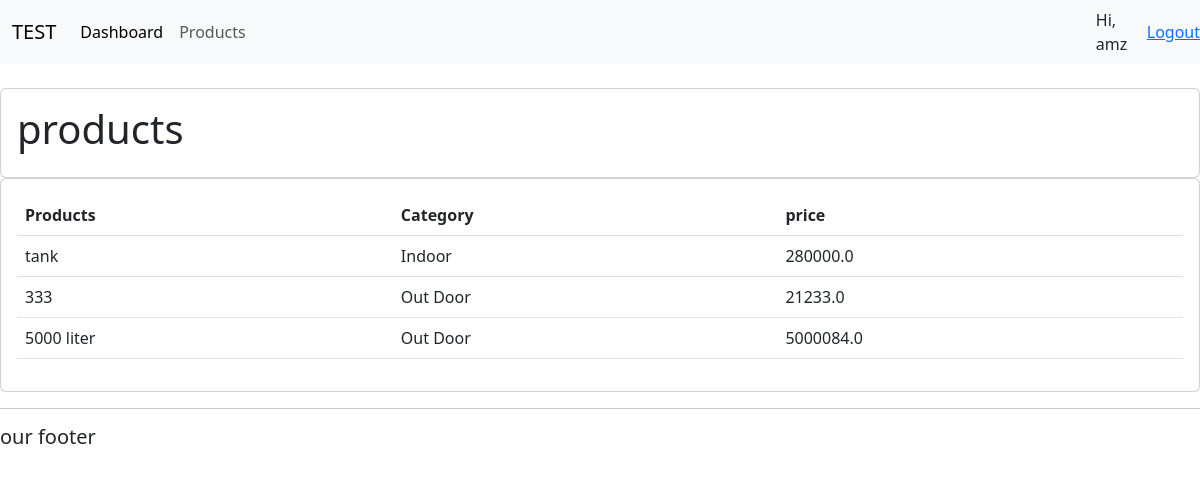
Screenshot of /products/ (signed in) with the database file from the repository.
### accounts/models.py (models this page shows, shortened)
class Product(models.Model):
    CATEGORY = (
        ('Indoor', ' Indoor'),
        ('Out Door', 'Out Door'),
    )
    name = models.CharField(max_length=200 , null= True)
    price = models.FloatField(null= True)
    category = models.CharField(max_length=200 , null= True , choices= CATEGORY)
    discription = models.CharField(max_length=200 , null= True , blank= True)
    date_created = models.DateTimeField(auto_now_add= True , null= True)
    tags = models.ManyToManyField(Tag)

### accounts/decorators.py (the view)
        def wrapper_func(request, *args, **kwargs):
            group = None
            if request.user.groups.exists():
                group = request.user.groups.all()[0].name
            if group in allowed_roles:
                return view_func(request , *args, **kwargs)
            else:
                return HttpResponse('you are not authorized')

### accounts/views.py (called while the page is built)
@login_required(login_url= 'login')
@allowed_users(allowed_roles=['admin'])
def products(request):
    products = Product.objects.all()
    return render(request, 'accounts/products.html', {'products': products})

### accounts/templates/accounts/products.html
{% extends 'accounts/main.html' %}
{% block content %}
<br>
<div class="row">
<div class="col-md">
    <div class="card card-body">
       <h1>products</h1>
    </div>
        <div class="card card-body">
            <table class="table">
                <tr>
                    <th>Products</th>
                    <th>Category</th>
                    <th>price</th>
                </tr>
                {% for i in products %}
                <tr>
                   <td>{{i.name}}</td>
                   <td>{{i.category}}</td>
                   <td>{{i.price}}</td>
                </tr>
                {% endfor %}
            </table>
        </div>
    </div>
</div>
    {% endblock %}

### accounts/templates/accounts/navbar.html (shortened to what this page needs)
<nav class="navbar navbar-expand-lg bg-body-tertiary bg-dark">
  <div class="container-fluid">
    <a class="navbar-brand" href="#">TEST</a>
    <div class="collapse navbar-collapse" id="navbarNav">
      <ul class="navbar-nav">
        {% if request.user.is_staff %}
        <li class="nav-item">
          <a class="nav-link active" aria-current="page" href="{% url 'home' %}">Dashboard</a>
        </li>
        <li class="nav-item">
          <a class="nav-link" href="{% url 'products' %}">Products</a>
        </li>
        {% endif %}
      </ul>
    </div>
  </div>
  <span class="hi_msg">Hi, {{request.user}} </span>
  <span><a  href="{% url 'logout' %}">Logout</a></span>
</nav>

### rows the page displays
Product: name "tank", category "Indoor", price "280000.0"
Product: name "333", category "Out Door", price "21233.0"
Product: name "5000 liter", category "Out Door", price "5000084.0"

### other values shown
{{ request.user }} "amz"
